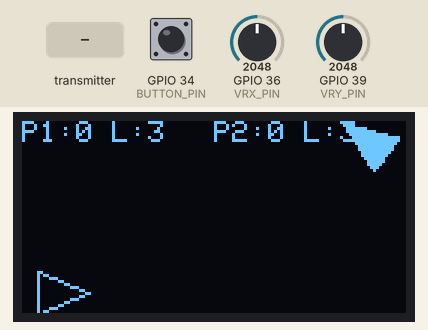
Simulated run of this sketch. Board: ESP32. Parts: 128×64 one-colour display. The test bench sets the inputs (shaded band); at power-on: GPIO 34 (BUTTON_PIN) HIGH, GPIO 36 (VRX_PIN) = 2048, GPIO 39 (VRY_PIN) = 2048. Random numbers use the default seed unless the sketch sets one; what the sketch prints to the serial monitor is not drawn.

Above: at 3.2 s.
3.3 s: GPIO 34 (BUTTON_PIN) pulled LOW for 0.15 s
At 3.51 s:
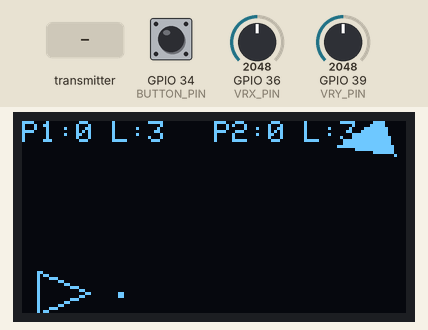
4.0 s: the transmitter starts sending valueX = 2048
At 4.6 s:
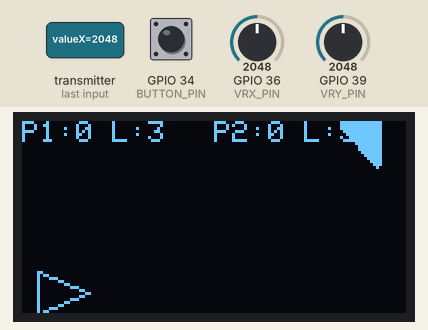
5.5 s: GPIO 36 (VRX_PIN) set to 1960
At 6.91 s:
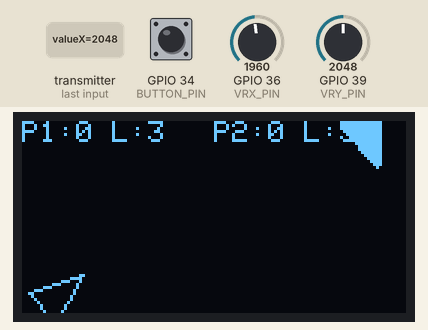
7.0 s: GPIO 39 (VRY_PIN) set to 4095
At 7.51 s:
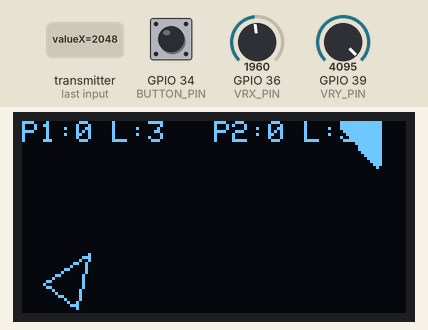
8.8 s: the transmitter starts sending buttonPressed = 1
At 10.51 s:
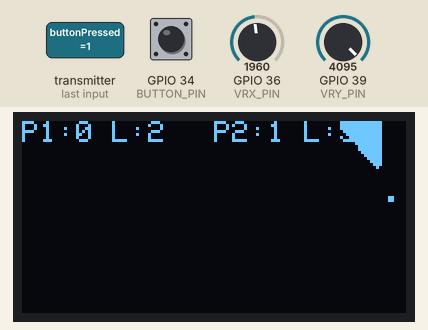
11.8 s: GPIO 36 (VRX_PIN) set to 2104
At 15.66 s:
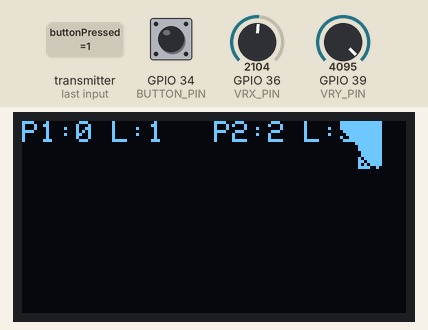
Timing chart, 0 to 17.2 s (numbered marks = the images above; inputs shaded):
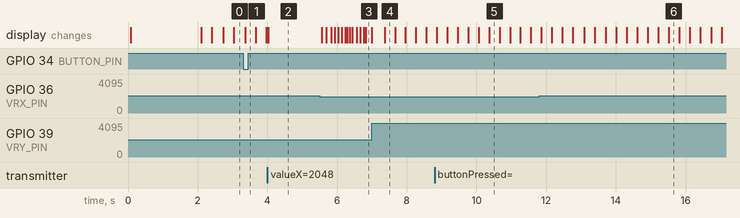

Measured:
- the behaviour switches between 2047 and 2048 on GPIO 36 (VRX_PIN) (found by bisection; images 5 and 6)
- after the input at 5.5 s, the display: first changes after 0.06 s (image 3 shows a later state)

The sketch:

PeppyNetworkGame2.ino
```cpp
#include <esp_now.h>
#include <WiFi.h>
#include <Wire.h>
#include <Adafruit_GFX.h>
#include <Adafruit_SSD1306.h>

// Display settings
#define SCREEN_WIDTH 128
#define SCREEN_HEIGHT 64
#define OLED_RESET -1

// Joystick pins
#define VRX_PIN 36
#define VRY_PIN 39
#define BUTTON_PIN 34

// Game constants
#define TRIANGLE_SIZE 10
#define MAX_SPEED 2.0 //this started at 5, but that gets kinda crazy!
#define SHOT_SPEED 5.0

// Timing constants
const unsigned long FRAME_TIME = 33; // ~30fps
unsigned long lastFrameTime = 0;
unsigned long frameCount = 0;
unsigned long lastFPSTime = 0;
float currentFPS = 0;

Adafruit_SSD1306 display(SCREEN_WIDTH, SCREEN_HEIGHT, &Wire, OLED_RESET);

// MAC Address of the other ESP32
uint8_t peerAddress[] = {0xD0, 0xEF, 0x76, 0x44, 0xB8, 0xDC};

// Game state structure - MUST be defined before any functions that use it
struct GameState {
    // Player 1 (Master) state
    float shipX1;
    float shipY1;
    float angle1;
    float speed1;
    float shotX1;
    float shotY1;
    float shotAngle1;
    bool shotActive1;
    int lives1;
    int score1;
    bool isRespawning1;
    unsigned long respawnTimer1;

    // Player 2 (Client) state
    float shipX2;
    float shipY2;
    float angle2;
    float speed2;
    float shotX2;
    float shotY2;
    float shotAngle2;
    bool shotActive2;
    int lives2;
    int score2;
    bool isRespawning2;
    unsigned long respawnTimer2;

    // Global game state
    bool gameOver;
    bool gameStarted;
    unsigned long gameTimer;

    // Explosion effects
    bool explosion1Active;
    bool explosion2Active;
    float explosionX1, explosionY1;
    float explosionX2, explosionY2;
    uint8_t explosionFrame1;
    uint8_t explosionFrame2;

    uint32_t sequence;
};

// Control input structure
struct ControlInput {
    int valueX;
    int valueY;
    bool buttonPressed;
    uint32_t sequence;
};

// Global variables
GameState gameState;
ControlInput remoteControl;
bool isPaired = false;
uint32_t currentSequence = 0;

// Function prototypes - declare ALL functions before they're used
void updateSecondShip();
void updateShipPosition();
void updateShot();
void drawTriangle(float x, float y, float angle, bool filled);
void renderGame();
void renderExplosion(float x, float y, uint8_t frame);
void sendGameState();
void updateFPS();

// Callback function prototypes
void OnDataRecv(const esp_now_recv_info_t *esp_now_info, const uint8_t *data, int len);
void OnDataSent(const uint8_t *mac_addr, esp_now_send_status_t status);

// Now you can continue with the rest of your code...

// Callback when data is received
void OnDataRecv(const esp_now_recv_info_t *esp_now_info, const uint8_t *data, int len) {
    if (len == sizeof(ControlInput)) {
        memcpy(&remoteControl, data, sizeof(ControlInput));
        //updateSecondShip();
    }
}

// Callback when data is sent
void OnDataSent(const uint8_t *mac_addr, esp_now_send_status_t status) {
    if (status != ESP_OK) {
        Serial.println("Error sending data");
    }
}

void setup() {
    Serial.begin(115200);

    // Initialize WiFi in Station mode
    WiFi.mode(WIFI_STA);
    Serial.print("MAC Address: ");
    Serial.println(WiFi.macAddress());

    // Initialize ESP-NOW
    if (esp_now_init() != ESP_OK) {
        Serial.println("Error initializing ESP-NOW");
        return;
    }

    // Register callback functions
    esp_now_register_recv_cb(OnDataRecv);
    esp_now_register_send_cb(OnDataSent);

    // Add peer
    esp_now_peer_info_t peerInfo;
    memcpy(peerInfo.peer_addr, peerAddress, 6);
    peerInfo.channel = 0;
    peerInfo.encrypt = false;
    if (esp_now_add_peer(&peerInfo) != ESP_OK) {
        Serial.println("Failed to add peer");
        return;
    }

    // Initialize display
    if(!display.begin(SSD1306_SWITCHCAPVCC, 0x3C)) {
        Serial.println(F("SSD1306 allocation failed"));
        for(;;);
    }
    display.clearDisplay();
    display.setTextSize(1);
    display.setTextColor(SSD1306_WHITE);  // Changed from WHITE to SSD1306_WHITE
    display.display();

    // Debug display
    display.clearDisplay();
    display.setTextSize(1);
    display.setTextColor(WHITE);
    display.setCursor(0,0);
    display.println("Game Starting...");
    display.display();
    delay(2000);

    // Initialize inputs
    pinMode(VRX_PIN, INPUT);
    pinMode(VRY_PIN, INPUT);
    pinMode(BUTTON_PIN, INPUT_PULLUP);  // Using internal pullup for button

    // Initialize game state
    gameState.shipX1 = SCREEN_WIDTH * 0.1;
    gameState.shipY1 = SCREEN_HEIGHT * 0.9;
    gameState.angle1 = 0;
    gameState.speed1 = 0;
    gameState.shotActive1 = false;

    gameState.shipX2 = SCREEN_WIDTH * 0.9;
    gameState.shipY2 = SCREEN_HEIGHT * 0.1;
    gameState.angle2 = 0;
    gameState.speed2 = 0;
    gameState.shotActive2 = false;

    gameState.sequence = 0;

    // In setup() after other gameState initializations:
    gameState.lives1 = 3;
    gameState.lives2 = 3;
    gameState.score1 = 0;
    gameState.score2 = 0;
    gameState.isRespawning1 = false;
    gameState.isRespawning2 = false;
    gameState.respawnTimer1 = 0;
    gameState.respawnTimer2 = 0;
    gameState.gameOver = false;
    gameState.gameStarted = true;
    gameState.gameTimer = 0;
}

void updateShipPosition() {
    // Read local controls
    int valueX = analogRead(VRX_PIN);
    int valueY = analogRead(VRY_PIN);
    bool buttonPressed = !digitalRead(BUTTON_PIN);

    // Debug print
    //Serial.print("X: ");
   // Serial.print(valueX);
    //Serial.print(" Y: ");
   // Serial.println(valueY);

    // Angle adjustment based on X-axis
    if (abs(valueX - 1855) > 100) {
        gameState.angle1 += map(valueX, 0, 4095, -5, 5);
    }

    // Wrap angle
    if (gameState.angle1 >= 360) gameState.angle1 -= 360;
    else if (gameState.angle1 < 0) gameState.angle1 += 360;

    // Speed adjustment based on Y-axis
    int normalizedY = valueY - 2048; // Center around 0
    if (abs(normalizedY) > 2000) { // Apply dead zone
        float acceleration = 0.1;

        // Apply acceleration or deceleration
        if (normalizedY > 0) {
            // Joystick moved up, increase speed
            gameState.speed1 += acceleration;
        } else {
            // Joystick moved down, decrease speed
            gameState.speed1 -= acceleration;
        }

        // Constrain speed
        gameState.speed1 = constrain(gameState.speed1, 0, MAX_SPEED);
    }

    // Update position
    float radianAngle = gameState.angle1 * (PI / 180);
    gameState.shipX1 += gameState.speed1 * cos(radianAngle);
    gameState.shipY1 += gameState.speed1 * sin(radianAngle);

    // Wrap position
    if (gameState.shipX1 > SCREEN_WIDTH) gameState.shipX1 = 0;
    else if (gameState.shipX1 < 0) gameState.shipX1 = SCREEN_WIDTH;
    if (gameState.shipY1 > SCREEN_HEIGHT) gameState.shipY1 = 0;
    else if (gameState.shipY1 < 0) gameState.shipY1 = SCREEN_HEIGHT;


    // Handle shooting for Player 1
    if (buttonPressed && !gameState.shotActive1 && !gameState.isRespawning1) {  // Added respawn check
        gameState.shotActive1 = true;
        gameState.shotAngle1 = radianAngle;
        gameState.shotX1 = gameState.shipX1 + TRIANGLE_SIZE * cos(radianAngle);
        gameState.shotY1 = gameState.shipY1 + TRIANGLE_SIZE * sin(radianAngle);
    }
}
void updateSecondShip() {
    // Update angle based on received control input
    if (abs(remoteControl.valueX - 2048) > 100) {
        gameState.angle2 += map(remoteControl.valueX, 0, 4095, -5, 5);
    }

    // Wrap angle
    if (gameState.angle2 >= 360) gameState.angle2 -= 360;
    else if (gameState.angle2 < 0) gameState.angle2 += 360;

    // Update speed based on received Y value
    int normalizedY = remoteControl.valueY - 2048;
    if (abs(normalizedY) > 2000) {
        float acceleration = 0.1;
        gameState.speed2 += (normalizedY > 0) ? acceleration : -acceleration;
        gameState.speed2 = constrain(gameState.speed2, 0, MAX_SPEED);
    }

    // Update position
    float radianAngle = gameState.angle2 * (PI / 180);
    gameState.shipX2 += gameState.speed2 * cos(radianAngle);
    gameState.shipY2 += gameState.speed2 * sin(radianAngle);

    // Wrap position
    if (gameState.shipX2 > SCREEN_WIDTH) gameState.shipX2 = 0;
    else if (gameState.shipX2 < 0) gameState.shipX2 = SCREEN_WIDTH;
    if (gameState.shipY2 > SCREEN_HEIGHT) gameState.shipY2 = 0;
    else if (gameState.shipY2 < 0) gameState.shipY2 = SCREEN_HEIGHT;


    // Handle shooting for Player 2
    if (remoteControl.buttonPressed && !gameState.shotActive2 && !gameState.isRespawning2) {  // Added respawn check
        gameState.shotActive2 = true;
        gameState.shotAngle2 = radianAngle;
        gameState.shotX2 = gameState.shipX2 + TRIANGLE_SIZE * cos(radianAngle);
        gameState.shotY2 = gameState.shipY2 + TRIANGLE_SIZE * sin(radianAngle);
    }
}

void updateShot() {
    // Update Player 1's shot
    if (gameState.shotActive1) {
        gameState.shotX1 += SHOT_SPEED * cos(gameState.shotAngle1);
        gameState.shotY1 += SHOT_SPEED * sin(gameState.shotAngle1);

        // Deactivate shot when off screen
        if (gameState.shotX1 < 0 || gameState.shotX1 > SCREEN_WIDTH ||
            gameState.shotY1 < 0 || gameState.shotY1 > SCREEN_HEIGHT) {
            gameState.shotActive1 = false;
        } else {
            // Check if Player 1's shot hit Player 2
            float dx = gameState.shotX1 - gameState.shipX2;
            float dy = gameState.shotY1 - gameState.shipY2;
            float distance = sqrt(dx*dx + dy*dy);
            if (distance < TRIANGLE_SIZE && !gameState.isRespawning2) {
                gameState.shotActive1 = false;
                gameState.score1 += 1;
                gameState.lives2--;
                gameState.isRespawning2 = true;
                gameState.respawnTimer2 = millis();
                // Add explosion for Player 2
                gameState.explosion2Active = true;
                gameState.explosionX2 = gameState.shipX2;
                gameState.explosionY2 = gameState.shipY2;
                gameState.explosionFrame2 = 0;
                Serial.printf("Hit! P1 Score: %d, P2 Lives: %d\n", gameState.score1, gameState.lives2);
            }
        }
    }

    // Update Player 2's shot
    if (gameState.shotActive2) {
        gameState.shotX2 += SHOT_SPEED * cos(gameState.shotAngle2);
        gameState.shotY2 += SHOT_SPEED * sin(gameState.shotAngle2);

        // Deactivate shot when off screen
        if (gameState.shotX2 < 0 || gameState.shotX2 > SCREEN_WIDTH ||
            gameState.shotY2 < 0 || gameState.shotY2 > SCREEN_HEIGHT) {
            gameState.shotActive2 = false;
        } else {
            // Check if Player 2's shot hit Player 1
            float dx = gameState.shotX2 - gameState.shipX1;
            float dy = gameState.shotY2 - gameState.shipY1;
            float distance = sqrt(dx*dx + dy*dy);
            if (distance < TRIANGLE_SIZE && !gameState.isRespawning1) {
                gameState.shotActive2 = false;
                gameState.score2 += 1;
                gameState.lives1--;
                gameState.isRespawning1 = true;
                gameState.respawnTimer1 = millis();
                // Add explosion for Player 1
                gameState.explosion1Active = true;
                gameState.explosionX1 = gameState.shipX1;
                gameState.explosionY1 = gameState.shipY1;
                gameState.explosionFrame1 = 0;
                Serial.printf("Hit! P2 Score: %d, P1 Lives: %d\n", gameState.score2, gameState.lives1);
            }
        }
    }
}

void handleRespawns() {
    // Handle Player 1 respawn
    if (gameState.isRespawning1 && !gameState.explosion1Active) {  // Wait for explosion to finish
        if (millis() - gameState.respawnTimer1 > 2000) {  // 2 second respawn time
            gameState.isRespawning1 = false;
            // Respawn at random position
            gameState.shipX1 = random(SCREEN_WIDTH);
            gameState.shipY1 = random(SCREEN_HEIGHT);
            gameState.speed1 = 0;  // Reset speed
        }
    }

    // Handle Player 2 respawn
    if (gameState.isRespawning2 && !gameState.explosion2Active) {  // Wait for explosion to finish
        if (millis() - gameState.respawnTimer2 > 2000) {  // 2 second respawn time
            gameState.isRespawning2 = false;
            // Respawn at random position
            gameState.shipX2 = random(SCREEN_WIDTH);
            gameState.shipY2 = random(SCREEN_HEIGHT);
            gameState.speed2 = 0;  // Reset speed
        }
    }
}

void renderExplosion(float x, float y, uint8_t frame) {
    // Simple expanding circle explosion
    int size = frame * 2;  // Explosion grows with each frame
    display.drawCircle(x, y, size, WHITE);
    display.drawCircle(x, y, size-1, WHITE);

    // Add some particles
    for(int i = 0; i < 8; i++) {
        float angle = i * (2 * PI / 8);
        float particleX = x + cos(angle) * size;
        float particleY = y + sin(angle) * size;
        display.drawPixel(particleX, particleY, WHITE);
    }
}

void drawTriangle(float x, float y, float angle, bool filled) {
    float radianAngle = angle * (PI / 180);
    int x1 = x + TRIANGLE_SIZE * cos(radianAngle);
    int y1 = y + TRIANGLE_SIZE * sin(radianAngle);
    int x2 = x + TRIANGLE_SIZE * cos(radianAngle + 2.4);
    int y2 = y + TRIANGLE_SIZE * sin(radianAngle + 2.4);
    int x3 = x + TRIANGLE_SIZE * cos(radianAngle - 2.4);
    int y3 = y + TRIANGLE_SIZE * sin(radianAngle - 2.4);

    if (filled) {
        display.fillTriangle(x1, y1, x2, y2, x3, y3, WHITE);
    } else {
        display.drawTriangle(x1, y1, x2, y2, x3, y3, WHITE);
    }
}

void updateFPS() {
    frameCount++;
    unsigned long currentTime = millis();
    if (currentTime - lastFPSTime >= 1000) {
        currentFPS = frameCount;
        frameCount = 0;
        lastFPSTime = currentTime;
        Serial.printf("FPS: %.1f\n", currentFPS);
    }
}

void renderGame() {
    display.clearDisplay();

    // Draw ships (if not exploding/respawning)
    if (!gameState.isRespawning1) {
        drawTriangle(gameState.shipX1, gameState.shipY1, gameState.angle1, false);
    }
    if (!gameState.isRespawning2) {
        drawTriangle(gameState.shipX2, gameState.shipY2, gameState.angle2, true);
    }

    // Draw shots
    if (gameState.shotActive1) {
        display.fillRect(gameState.shotX1, gameState.shotY1, 2, 2, WHITE);
    }
    if (gameState.shotActive2) {
        display.fillRect(gameState.shotX2, gameState.shotY2, 2, 2, WHITE);
    }

    // Draw explosions
    if (gameState.explosion1Active) {
        renderExplosion(gameState.explosionX1, gameState.explosionY1, gameState.explosionFrame1);
    }
    if (gameState.explosion2Active) {
        renderExplosion(gameState.explosionX2, gameState.explosionY2, gameState.explosionFrame2);
    }

    // Draw scores and lives
    display.setTextSize(1);
    display.setCursor(0, 0);
    display.printf("P1:%d L:%d", gameState.score1, gameState.lives1);
    display.setCursor(SCREEN_WIDTH/2, 0);
    display.printf("P2:%d L:%d", gameState.score2, gameState.lives2);

    display.display();
}

void sendGameState() {
    gameState.sequence = currentSequence++;
    esp_err_t result = esp_now_send(peerAddress, (uint8_t *)&gameState, sizeof(GameState));
    if (result != ESP_OK) {
        Serial.println("Error sending the data");
    }
}

void loop() {
    unsigned long currentTime = millis();

    if (currentTime - lastFrameTime >= FRAME_TIME) {
        updateShipPosition();
        updateSecondShip();
        updateShot();

        // Update explosion animations
        if (gameState.explosion1Active) {
            gameState.explosionFrame1++;
            if (gameState.explosionFrame1 > 8) {
                gameState.explosion1Active = false;
            }
        }
        if (gameState.explosion2Active) {
            gameState.explosionFrame2++;
            if (gameState.explosionFrame2 > 8) {
                gameState.explosion2Active = false;
            }
        }

        handleRespawns();

        sendGameState();
        renderGame();
        updateFPS();
        lastFrameTime = currentTime;
    }
}
```
